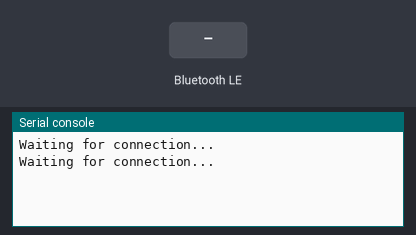
A program run on a simulated CircuitPython board. Shown: the last lines printed to the serial console. Inputs (shaded band) come from the test bench. Nothing arrives over Bluetooth unless stated.

Above: at 1.2 s.
1.3 s: "1" written over Bluetooth (the phone connects first, if it has not yet)
At 3.1 s:
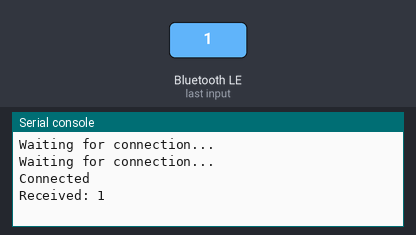
3.5 s: "on" written over Bluetooth (the phone connects first, if it has not yet)
At 4.4 s:
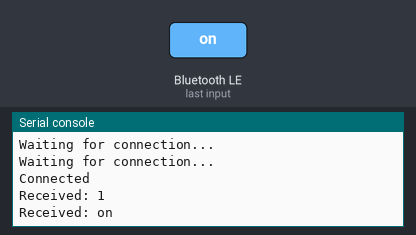
5.0 s: "off" written over Bluetooth (the phone connects first, if it has not yet)
At 5.6 s:
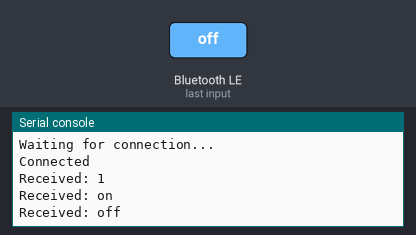

Measured:
- after the input at 1.3 s, the serial console: prints a new line after 0.70 s (image 1)
- after the input at 3.5 s, the serial console: prints a new line at once (image 2)
- after the input at 5.0 s, the serial console: prints a new line at once (image 3)

The program:

bluetooth_example.py
```python
import time
import board
import adafruit_ble
from adafruit_ble import BLERadio
from adafruit_ble.advertising.standard import ProvideServicesAdvertisement
from adafruit_ble.services.nordic import UARTService

# Set up the UART service
uart = UARTService()

# Create an advertisement
advertisement = ProvideServicesAdvertisement(uart)

# Start BLE radio
ble = adafruit_ble.BLERadio()
ble.name = "MyBluefruit" #change this to unique name
ble.start_advertising(advertisement)

while True:
    if ble.connected:
        print("Connected")
        while ble.connected:
            # Check if there is data available to be read
            if uart.in_waiting > 0:
                received_bytes = uart.read(uart.in_waiting)
                received = received_bytes.decode("utf-8").strip()
                print("Received:", received)

            time.sleep(0.1)  # Add a small delay to prevent a tight loop
    else:
        if not ble.advertising:
            print("Waiting for connection...")
            ble.start_advertising(advertisement)

    time.sleep(1)
```
